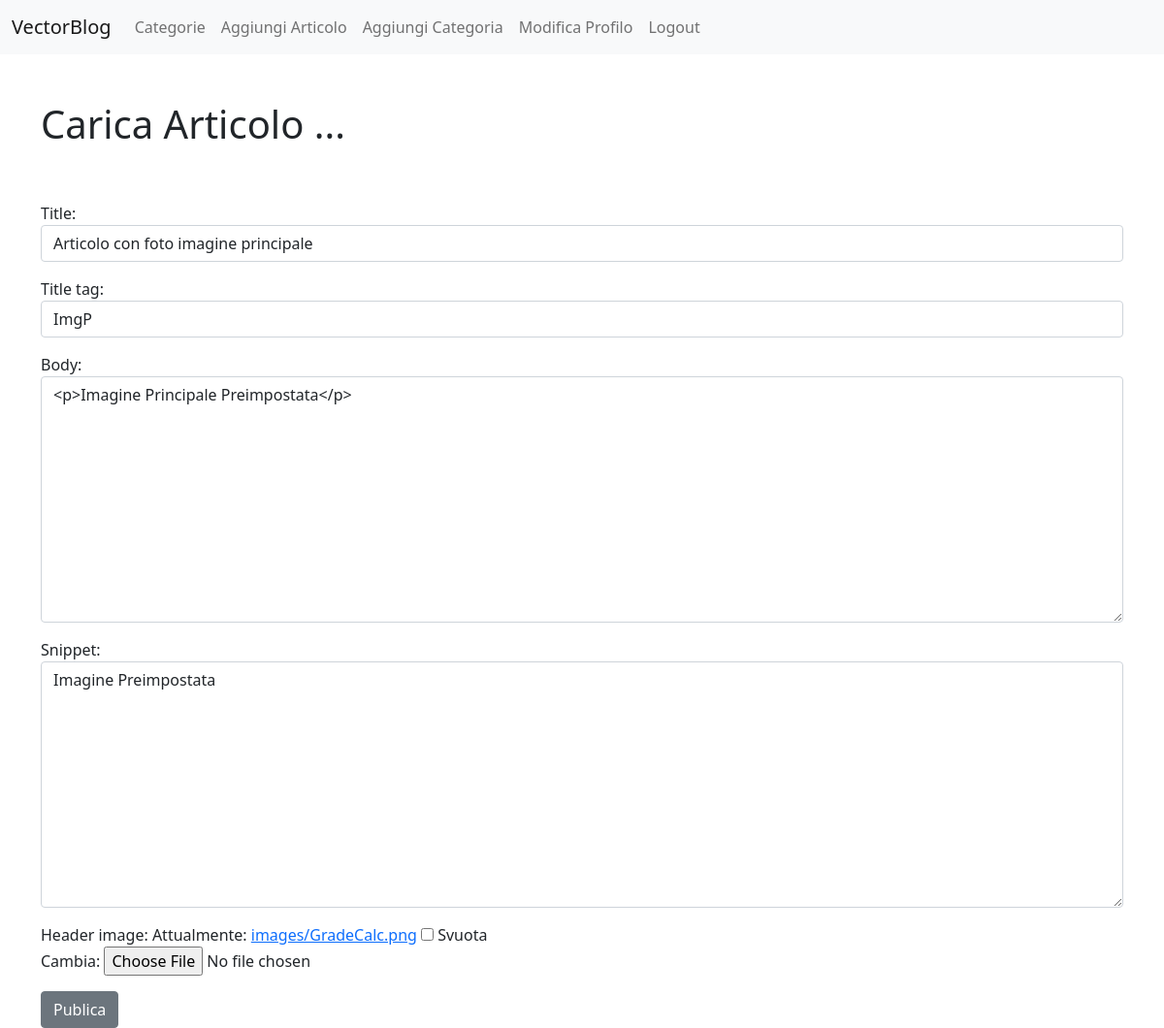
The page /article/edit/25 (signed in) on the database its author committed.
### Eblog/models.py (models this page shows, shortened)
class Post(models.Model):
	title = models.CharField(max_length = 200)
	header_image = models.ImageField(null = True, blank = True, upload_to = "images/")
	title_tag = models.CharField(max_length = 200)
	author = models.ForeignKey(User, on_delete = models.CASCADE)
	body = RichTextField(blank = True, null = True)
	post_date = models.DateField(auto_now_add=True)
	category = models.CharField(max_length = 200, default = 'coding')
	snippet = models.CharField(max_length = 50, default = 'Picola discrizione del articolo')
	likes = models.ManyToManyField(User, related_name='blog_post')

### Eblog/views.py (the view)
# urls.py: path('article/edit/<int:pk>', UpdatePostView.as_view(), name = 'update_post'),
class UpdatePostView(UpdateView):
	model = Post
	form_class = EditForm
	template_name = 'update_post.html'

### Eblog/forms.py
class EditForm(forms.ModelForm):
	class Meta:
		model = Post
		fields = ('title', 'title_tag', 'body', 'snippet', 'header_image')
		widgets = {
			'title' : forms.TextInput(attrs={'class': 'form-control'}),
			'title_tag' : forms.TextInput(attrs={'class': 'form-control'}),
			'body' : forms.Textarea(attrs={'class': 'form-control'}),
			'snippet' : forms.Textarea(attrs={'class': 'form-control'}),
		}

### Eblog/templates/update_post.html (shortened to what this page needs)
{% extends 'base.html'%}
 {% block content %}
{% if user.is_authenticated %}
	{% if user.id == post.author.id %}
	<h1>Carica Articolo ...</h1>
	<br/><br/>
	<div class="forms-group">
		<form method = "POST" enctype="multipart/form-data">
		{{ form.as_p }}
		<button class="btn btn-secondary">Publica</button>
	</div>
	{% else %}
	Non sei autorizato!!!
	{% endif %}
{% else %}
Non sei autorizato!!!
{% endif %}
{% endblock %}

### rows shown on the page
Post: title "Articolo con foto imagine principale", title_tag "ImgP", body "<p>Imagine Principale Preimpostata</p>", snippet "Imagine Preimpostata"
